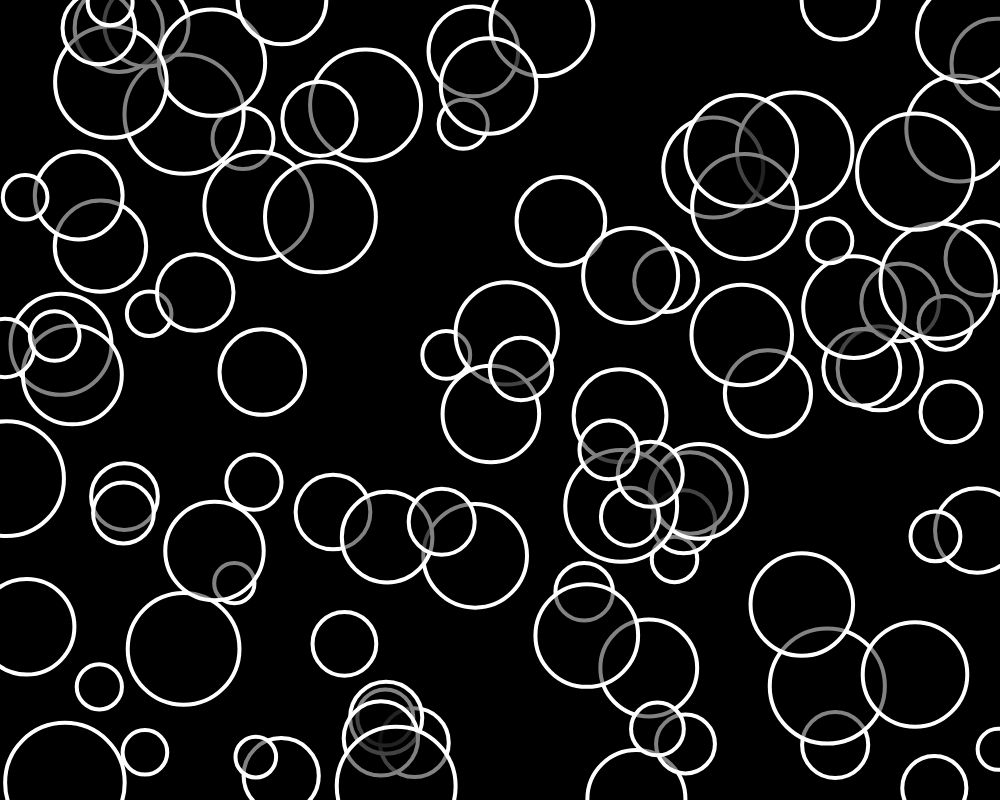
Frame 1 (no input)
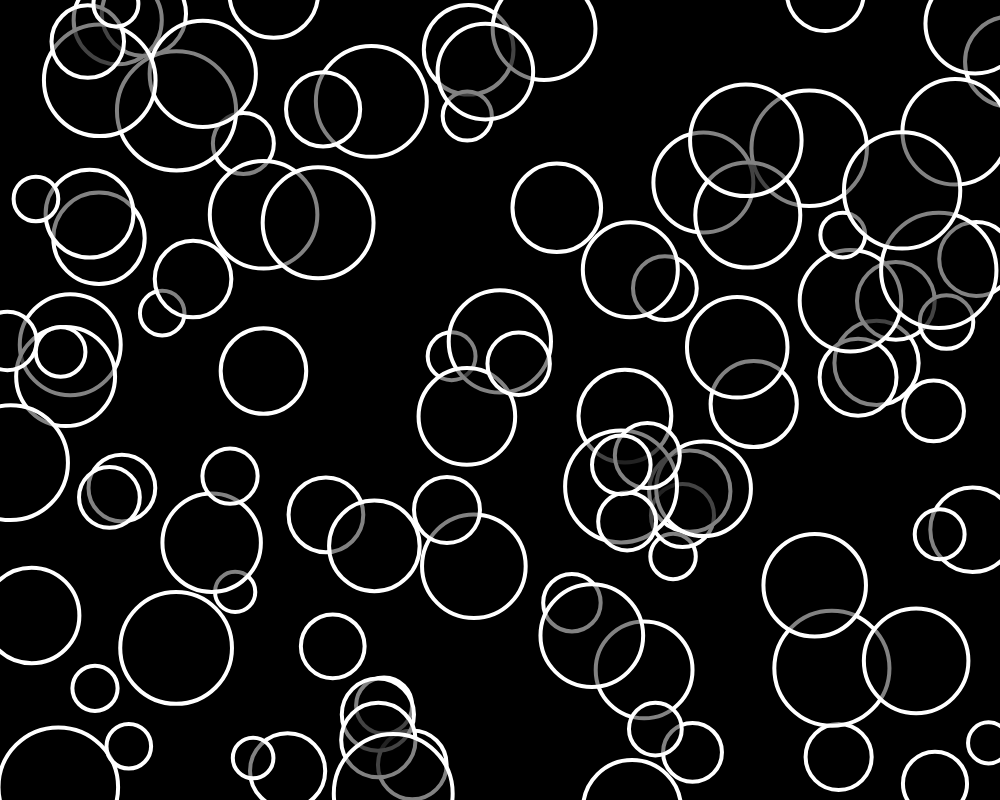
Frame 60 (no input)
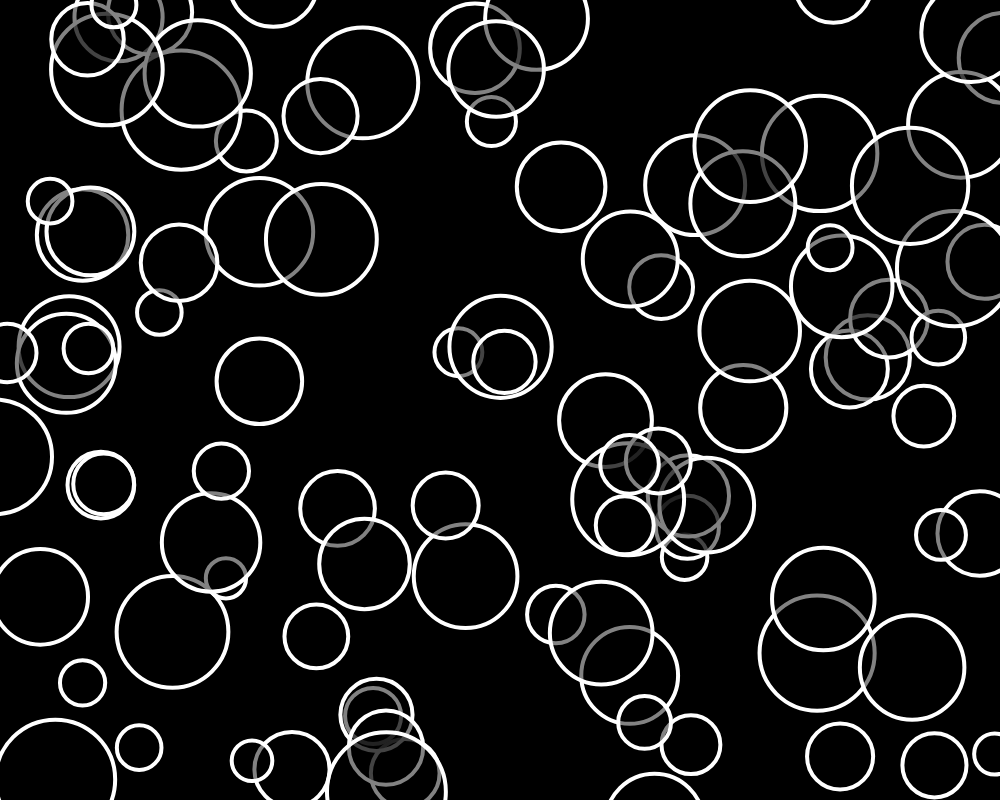
Frame 120 (the mouse pressed at the canvas centre since frame 60)

The p5.js sketch that drew these frames (run headless with seeded random() and noise() and a simulated clock; from frame 60 on, the mouse is pressed at the canvas centre):

// p5.js sketch
// ── sketch.js
let bubbles = [];
var window_width=window.innerWidth;
var window_height=window.innerHeight;
function setup() {
    createCanvas(window_width-200, window_height-200);
    for (let i = 0; i < 100; i++) {
        let x = random(width);
        let y = random(height);
        let r = random(20, 60);
        let b = new Bubble(x, y, r);
        bubbles.push(b);
    }
}

function mouseMoved() {
    for (let i = bubbles.length - 1; i >= 0; i--) {
        if (bubbles[i].contains(mouseX, mouseY)) {
            bubbles.splice(i, 1);
        }
    }
}

function draw() {
    background(0);
    for (let i = 0; i < bubbles.length; i++) {
        if (bubbles[i].contains(mouseX, mouseY)) {
            bubbles[i].changeColor(255);
        } else {
            bubbles[i].changeColor(0);
        }
        bubbles[i].move();
        bubbles[i].show();
    }
}

class Bubble {
    constructor(x, y, r) {
        this.x = x;
        this.y = y;
        this.r = r;
        this.brightness = 0;
    }

    changeColor(bright) {
        this.brightness = bright;
    }

    contains(px, py) {
        let d = dist(px, py, this.x, this.y);
        if (d < this.r) {
            return true;
        } else {
            return false;
        }
    }

    move() {
        this.x = this.x + random(-2, 2);
        this.y = this.y + random(-2, 2);
    }

    show() {
        stroke(255);
        strokeWeight(4);
        fill(this.brightness, 125);
        ellipse(this.x, this.y, this.r * 2);
    }
}
